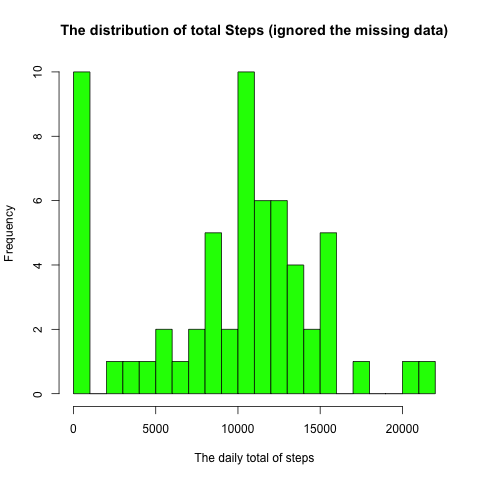

Generate this figure with R:
#Loading and preprocessing the data

library(dplyr)
library(ggplot2)
setwd("/Users/chengya@us.ibm.com/coursera/reproducibleResearch/week2")
colus <- c("integer", "character", "integer")
df <- read.csv("activity.csv", header = TRUE, colClasses = colus, na.strings = "NA")

#Calculate the total number of steps taken per day

total_steps <- with(df, aggregate(df$steps, by=list(df$date), FUN=sum, na.rm=TRUE))
names(total_steps) <- c("date", "steps")
#df$date <- as.Date(df$date)
#cleanSet <- subset(df, !is.na(df$steps))
#total_steps <- tapply(cleanSet$steps, cleanSet$date, sum, na.rm=TRUE, simplify = TRUE)
#total_steps <- total_steps[!is.na(total_steps)]
#names(total_steps) <- c("date", "steps")
#hist(total_steps$steps, main="the total number of steps taken per day", col="blue", ylim = c(0,20))

#hist(total_steps$steps, main = "Total number of steps taken per day", xlab = "Total steps taken per day", col = "darkblue", ylim = c(0,20))
mean(total_steps$steps)
median(total_steps$steps)

hist(x=total_steps$steps,
     col="green",
     xlab = "The daily total of steps",
     ylab = c(0,20),
     breaks=20,
     main="The distribution of total Steps (ignored the missing data)")
